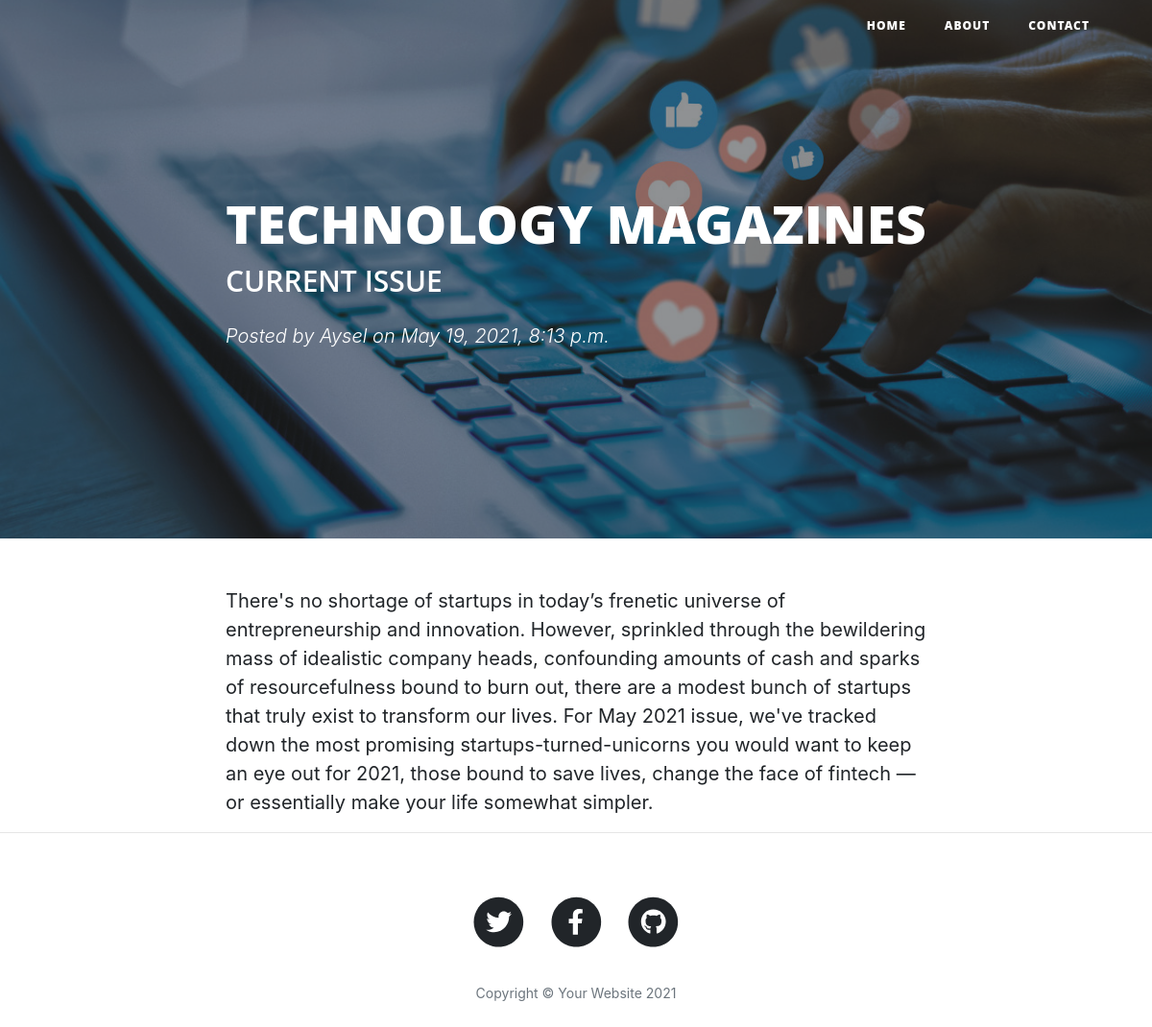
The app's page /post/4/ with its own data.
### blog/models.py (models this page shows, shortened)
class Post(models.Model):
    title = models.CharField(max_length=100)
    subtitle = models.CharField(max_length=100)
    content = RichTextField()
    author = models.ForeignKey('auth.User', on_delete=models.CASCADE)
    date = models.DateTimeField(auto_now_add=True)
    image = models.ImageField(upload_to='images/',null=True)
    class Meta :
        ordering = ['-date']

### blog/views.py (the view)
# urls.py: path('post/<int:pk>/', BlogDetailView.as_view(),name = 'post'),
class BlogDetailView(DetailView):
    model = Post
    template_name = 'post.html'

### templates/post.html
{% extends 'base.html' %}
{% block content %}
        <header class="masthead" style="background-image: url({{post.image.url}})">
            <div class="overlay"></div>
            <div class="container">
                <div class="row">
                    <div class="col-lg-8 col-md-10 mx-auto">
                        <div class="post-heading">
                            <h1>{{ post.title}}</h1>
                            <h2 class="subheading">{{ post.subtitle}}</h2>
                            <span class="meta">
                                Posted by
                                <a href="#!">{{ post.author}}</a>
                                on {{ post.date}}
                            </span>
                        </div>
                    </div>
                </div>
            </div>
        </header>
        <article>
            <div class="container">
                <div class="row">
                    <div class="col-lg-8 col-md-10 mx-auto">
                       {{post.content | safe }}
                    </div>
                </div>
            </div>
        </article>
        <hr />
{% endblock content %}

### records on screen
Post: image (picture), title "TECHNOLOGY MAGAZINES", subtitle "CURRENT ISSUE", author "Aysel", date "May 19, 2021, 8:13 p.m.", content "There's no shortage of startups in today’s frenetic universe of entrepreneurship and innovation. However, sprinkled through the bewildering mass of idealistic company heads, confounding amounts of cash and sparks of resourcefulness bound to burn out, there are a modest bunch of startups that truly exist to transform our lives. For May 2021 issue, we've tracked down the most promising startups-turned-unicorns you would want to keep an eye out for 2021, those bound to save lives, change the face of fintech — or essentially make your life somewhat simpler."
